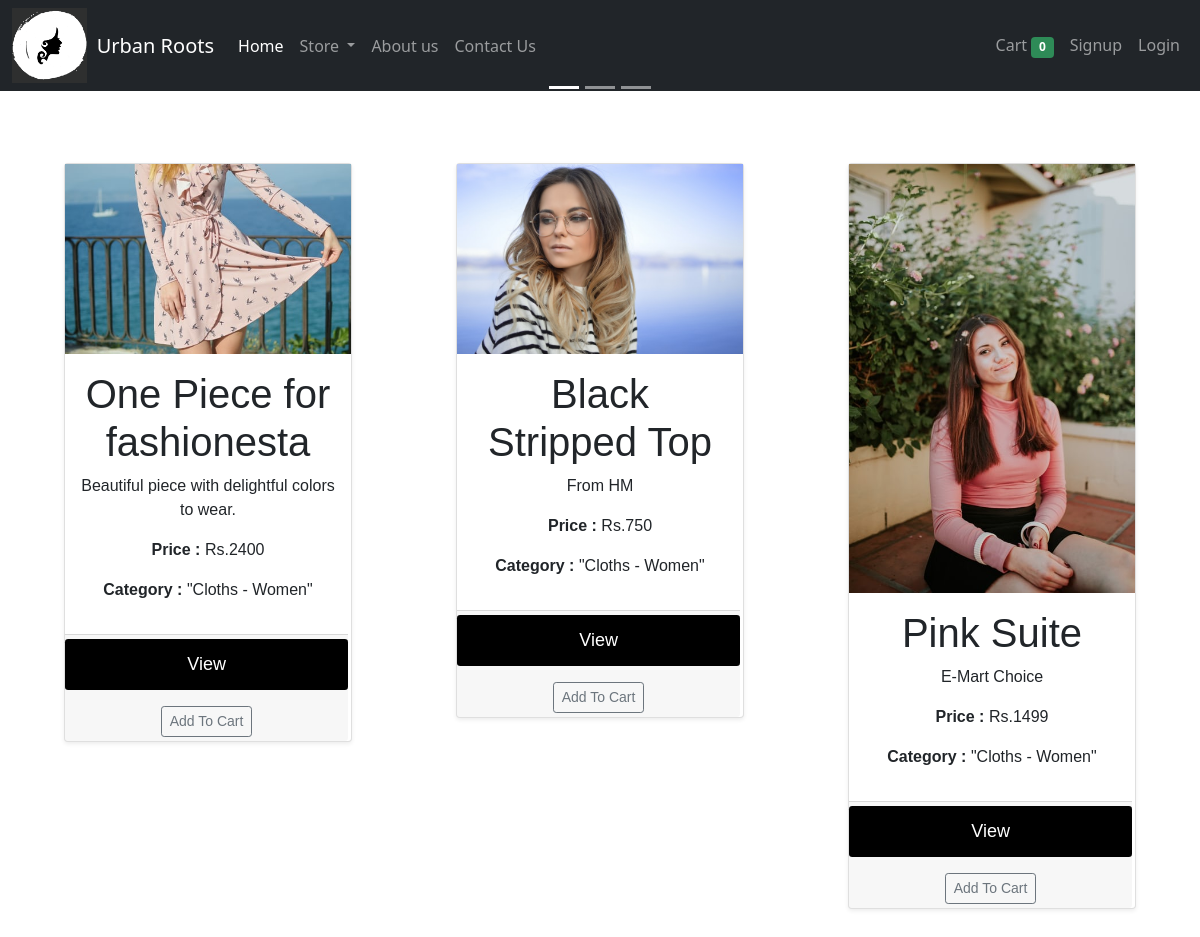
The app's page /?category=2 with its own data.
### home/models/product.py (models this page shows, shortened)
class Product(models.Model):
    name = models.CharField(max_length=50)
    price = models.IntegerField(default=0)
    category = models.ForeignKey(Category, on_delete=models.CASCADE, default=1)
    description = models.CharField(max_length=150,default='')
    image = models.ImageField(upload_to = 'uploads/products/')
    @staticmethod
    def get_all_products_byCatID(category_id):
        if category_id:
            return Product.objects.filter(category = category_id)
        else:
            return Product.get_all_products()

### home/models/category.py (models this page shows)
class Category(models.Model):
    name = models.CharField(max_length=50)
    @staticmethod
    def get_all_categories():
        return Category.objects.all()
    def __str__(self) -> str:
        return self.name

### home/views/index.py (the view, shortened to what this page needs)
# urls.py: path("",index, name='home'),
def index(request):
    if request.method == "GET":
        cart = request.session.get('cart')   #get the cart for the current session
        if not cart:                         #if there is no cart for a current session, make a empty cart
            request.session['cart'] = {}
        products = None
        Categories = Category.get_all_categories()
        CategoryId = request.GET.get('category')   #getting this from url
        if CategoryId:
            products = Product.get_all_products_byCatID(CategoryId)
        else:
            products = Product.get_all_products()
        print(request.session.get('customer_username'))
        if request.session.get('customer_username') == None:
            data = {'products' : products,'categories':Categories}
            return render(request, 'index.html',data)
        else:
            data = {'products' : products,'categories':Categories,'name':request.session.get('customer_username')}
            return render(request, 'index.html', data)

### home/templatetags/check_if_prod_inCart.py (called while the page is built)
@register.filter(name = 'is_in_cart')   #now, whenever 'is_in_cart' is used in template, this function will be called
def is_in_cart(product,cart):
    keys = cart.keys()
    for id in keys:
        if int(id) == product.id:
            return True
    return False

### templates/index.html (shortened to what this page needs)
{% extends 'base.html' %}
{% block body %}
{% load check_if_prod_inCart %}
<div class="container-fluid my-4">
  <div id="carouselExampleCaptions" class="carousel slide" data-bs-ride="carousel">
    <div class="carousel-indicators">
      <button type="button" data-bs-target="#carouselExampleCaptions" data-bs-slide-to="0" class="active"
        aria-current="true" aria-label="Slide 1"></button>
      <button type="button" data-bs-target="#carouselExampleCaptions" data-bs-slide-to="1"
        aria-label="Slide 2"></button>
      <button type="button" data-bs-target="#carouselExampleCaptions" data-bs-slide-to="2"
        aria-label="Slide 3"></button>
    </div>
    <button class="carousel-control-prev" type="button" data-bs-target="#carouselExampleCaptions" data-bs-slide="prev">
      <span class="carousel-control-prev-icon" aria-hidden="true"></span>
    </button>
    <button class="carousel-control-next" type="button" data-bs-target="#carouselExampleCaptions" data-bs-slide="next">
      <span class="carousel-control-next-icon" aria-hidden="true"></span>
    </button>
  </div>
</div>
<div class="container-fluid my-5">
  <div class="row mx-auto">
    {% for product in products%}
    <div class="col" id = {{product.id}}>
      <div class="card shadow-sm mx-auto mb-3" style="width: 18rem;">
        <img src="{{product.image.url}}" class="d-block w-100 h-80" alt="...">
        <div class="card-body">
          <h1 class="card-title">{{product.name}}</h1>
          <p class="card-text">{{product.description}}</p>
          <p class="card-text"><b>Price : </b>Rs.{{product.price}}</p>
          <p class="card-text"><b>Category : </b>"{{product.category}}"</p>
        </div>
        <div style="margin-right: 1%;" class="card-footer p-0 no-gutters">
          {% if product|is_in_cart:request.session.cart %}
          <div class="row" style="width: 100%; margin-left: 1%;">
            <form action="/#{{product.id}}" method="POST" class="col-2" style="margin-right: 4%;">
              {% csrf_token %}
              <input hidden type="text" name="product" value="{{product.id}}">
              <input hidden type="text" name="remove_item" value="True">
              <input type="submit" value=" - " class="btn btn-block btn-secondary">
            </form>
            <div class="text-center col">
              {{product|get_count_of_Items:request.session.cart}} in cart
            </div>
            <form action="/#{{product.id}}" method="POST" class="col-2" style="margin-right: 4%;">
              {% csrf_token %}
              <input hidden type="text" name="product" value="{{product.id}}">
              <input type="submit" value=" + " class="btn btn-block btn-secondary">
            </form>
          </div>
          {% else %}
          <form action="/#{{product.id}}" method="POST" class="my-1">
            <p><button onclick="document.location='http://127.0.0.1:8000/about'" type="button" style="margin-left: 0%;"
              class="btn btn-sm btn-outline-secondary">View</button></p>
            <input type="submit" class="btn btn-sm btn-outline-secondary" value="Add To Cart">
          </form>
          {% endif %}
        </div>
      </div>
    </div>
    {% endfor %}
    {% endblock body %}

### templates/index.html (style rules this page uses)
.card { box-shadow: 0 4px 8px 0 rgba(0, 0, 0, 0.2); max-width: 300px; margin: auto; text-align: center; font-family: arial; }
.card button { border: none; outline: 0; padding: 12px; color: white; background-color: #000; text-align: center; cursor: pointer; width: 100%; font-size: 18px; }

### records on screen
Product: image (picture), name "One Piece for fashionesta", description "Beautiful piece with delightful colors to wear.", price "2400", category "Cloths - Women"
Product: image (picture), name "Black Stripped Top", description "From HM", price "750", category "Cloths - Women"
Product: image (picture), name "Pink Suite", description "E-Mart Choice", price "1499", category "Cloths - Women"

### other values on screen
{{ request.session.cart.keys|length }} "0"
